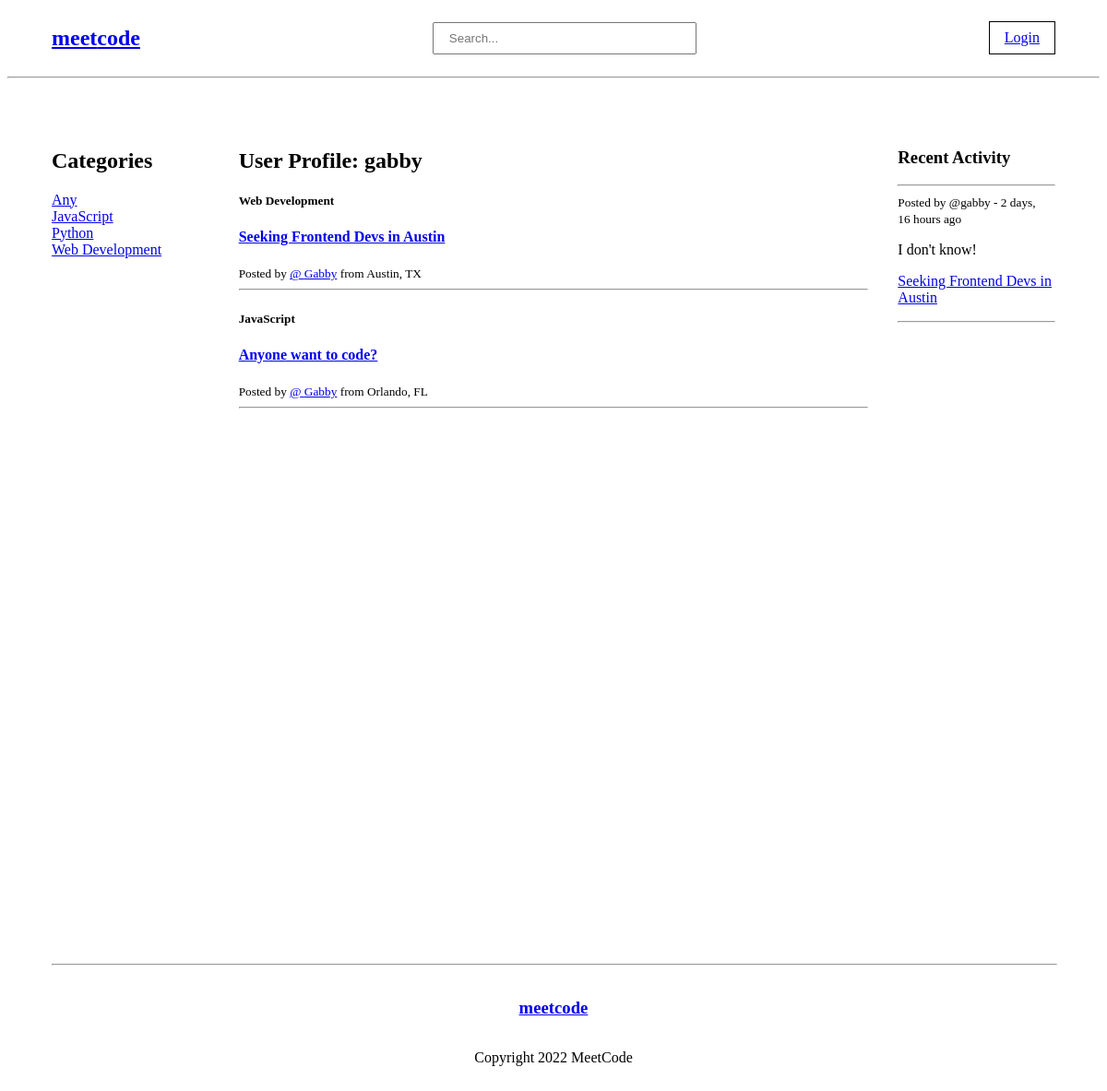
The page /user-profile/3 on the database as committed earlier.
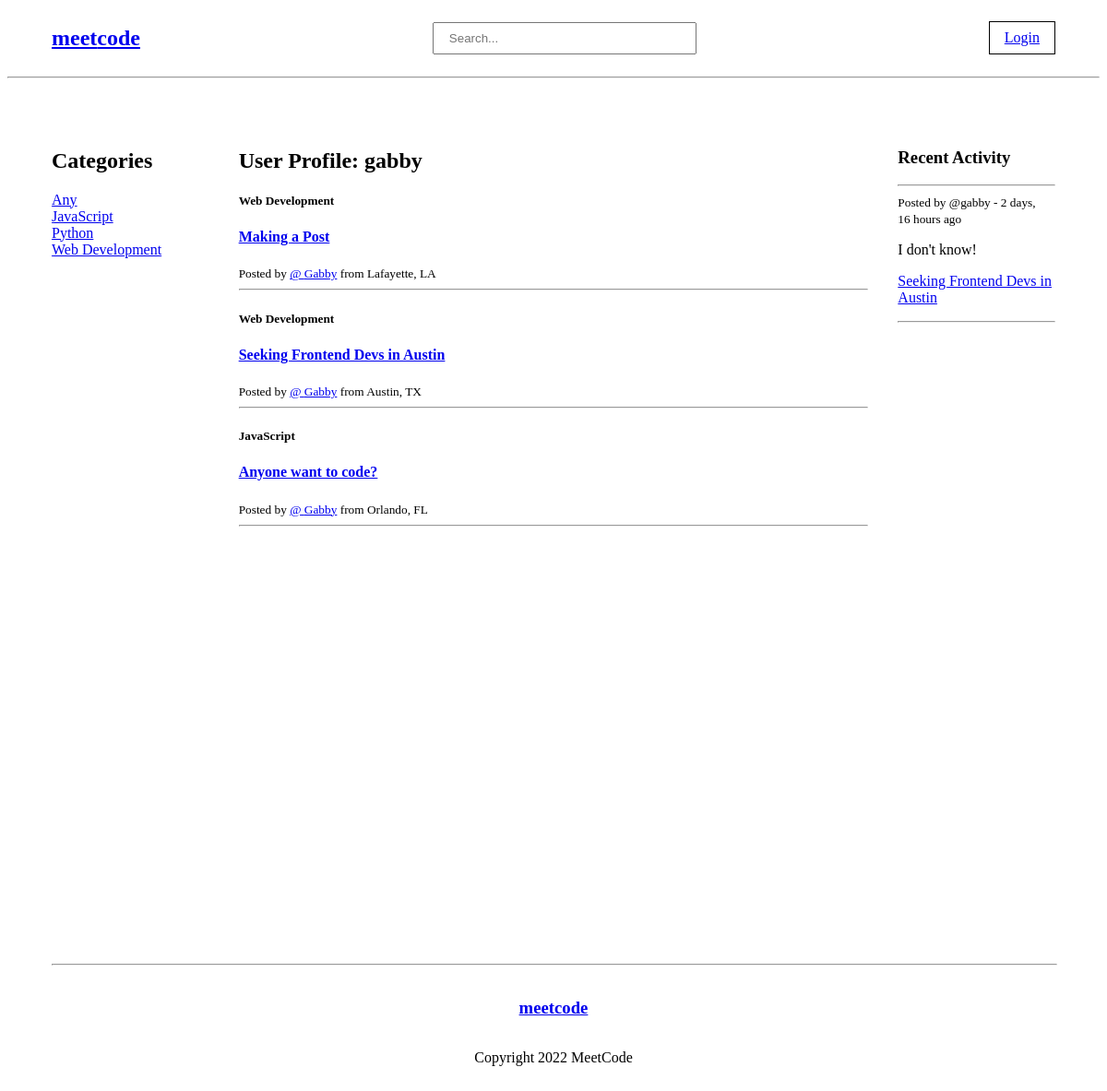
The same page on the database as committed later.
### base/models.py (models this page shows, shortened)
class Category(models.Model):
    name = models.CharField(max_length=50)
    def __str__(self):
        return self.name

class Board(models.Model):
    author = models.ForeignKey(User, on_delete=models.SET_NULL, null=True)
    category = models.ForeignKey(Category, on_delete=models.SET_NULL, null=True)
    city = models.CharField(max_length=30, null=True, blank=True)
    state = models.CharField(max_length=2, null=True, blank=True)
    name = models.CharField(max_length=200)
    description = models.TextField(null=True, blank=True)
    members = models.ManyToManyField(User, related_name='members', blank=True)
    updated = models.DateTimeField(auto_now=True)
    created = models.DateTimeField(auto_now_add=True)
    class Meta:
        ordering = ['-updated', '-created']

class Message(models.Model):
    user = models.ForeignKey(User, on_delete=models.CASCADE)
    board = models.ForeignKey(Board, on_delete=models.CASCADE)
    body = models.TextField()
    updated = models.DateTimeField(auto_now=True)
    created = models.DateTimeField(auto_now_add=True)
    class Meta:
        ordering = ['-updated', '-created']
    def __str__(self):
        if len(self.body) >= 50:
            return self.body[:50] + '...'
        else:
            return self.body[:50]

### base/views.py (the view)
# urls.py: path("user-profile/<str:pk>", views.userProfile, name="user-profile"),
def userProfile(request, pk):
    user = User.objects.get(id=pk)
    board_list = user.board_set.all()
    activity_comments = user.message_set.all()
    categories = Category.objects.all()[:10]
    context = {'user': user, 'board_list': board_list, 'activity_comments': activity_comments, 'categories': categories}
    return render(request, 'base/user_profile.html', context)

### base/templates/base/user_profile.html
{% extends 'layout.html' %}
{% block content %}
<div class="main-container">
    <div>
        {% include 'base/category_module.html' %}
    </div>
    <div>
        <h2>User Profile: {{user.username}}</h2>
        {% include 'base/results_module.html' %}
    </div>
    <div>
        {% include 'base/activity_module.html' %}
    </div>
</div>
{% endblock content %}

### templates/layout.html (shortened to what this page needs)
<!DOCTYPE html>
<html lang="en">
<head>
</head>
<body>
    {% include 'navbar.html' %}
    {% block content %}
    {% endblock content %}
    {% include 'footer.html' %}
</body>
</html>

### templates/navbar.html
<nav class="navbar-container">
    <div>
        <a href="/">
            <h2>meet<strong>code</strong></h2>
        </a>
    </div>
    <div class="search-container">
        <form method="GET"action="{% url 'home' %}">
            <input class="main-search" type="text" name="q" placeholder="Search...">
        </form>
    </div>
    <div class="user-container">
        {% if request.user.is_authenticated %}
        <span>@ {{user.username.capitalize}} | </span>
        <span> Profile | </span>
        <a href="{% url 'user-logout' %}">Log Out</a>
        {% else %}
        <a href="{% url 'user-login' %}">Login</a>
        {% endif %}
    </div>
</nav>
<hr>

### base/templates/base/category_module.html
<h2>Categories</h2>
<a href="{% url 'home' %}">Any</a>
{% for category in categories %}
    <div>
        <a href="{% url 'home' %}?q={{category.name}}">{{category.name}}</a>
    </div>
{% endfor %}

### base/templates/base/results_module.html (shortened to what this page needs)
{% for board in board_list %}
<div>
    <h5>{{board.category}}</h5>
    <h4><a href="{% url 'board' board.id %}">{{board.name}}</a></h4>
    <span><small>Posted by <a href="{% url 'user-profile' board.author.id %}">@ {{board.author.username.title}}</a> from {{board.city.title}}, {{board.state.upper}}</small></span>
    <hr>
</div>
{% endfor %}

### base/templates/base/activity_module.html
<h3>Recent Activity</h3>
<hr>
{% for comment in activity_comments %}
<div>
    <small>Posted by @{{comment.user}} - {{comment.created|timesince}} ago</small>
    <p>{{comment}}</p>
    <p><a href="{% url 'board' comment.board.id %}">{{comment.board.name}}</a></p>
</div>
<hr>
{% endfor %}

### templates/footer.html
<footer class="footer-container">
    <hr />
    <div class="footer-copy">
        <a href="/">
            <h3>meetcode</h3>
        </a>
        <p>Copyright 2022 MeetCode</p>
    </div>
</footer>

### templates/layout.html (style rules this page uses)
.navbar-container { display: flex; justify-content: space-between; align-items: center; padding: 0 3rem; }
.search-container { padding: .5rem 2rem; }
.main-search { padding: .5rem 1rem; width: 250px; outline: none; }
.main-container { display: grid; grid-template-columns: 1fr 4fr 1fr; padding: 3rem; gap: 2rem; height: 100vh; }
.user-container { border: 1px solid #000; padding: .5rem 1rem; }
.footer-container { display: flex; flex-direction: column; justify-content: center; align-items: center; padding: 3rem 3rem; }
.footer-copy { display: flex; flex-direction: column; justify-content: center; align-items: center; padding: .5rem 3rem; }
.footer-container > hr { width: 100%; }

Rows that differ between the two databases and show on the page:
added Board: category "Web Development", name "Making a Post", author.username "Gabby", city "Lafayette", state "LA"
